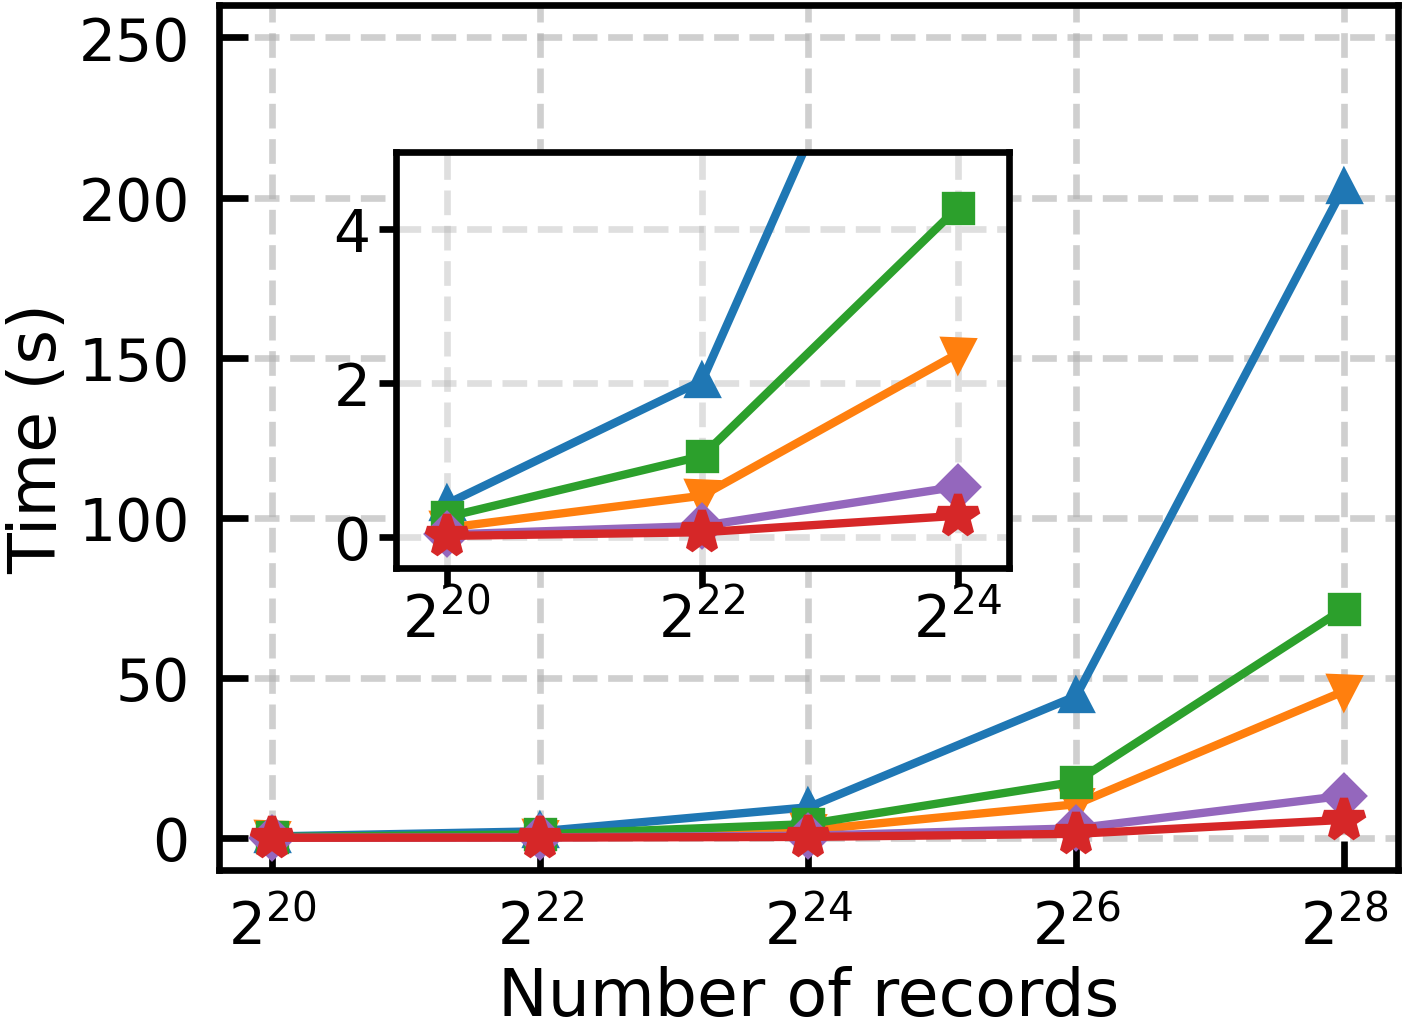

Write Python code to recreate this figure.
#!/usr/bin/env python3

import csv
from pathlib import Path
import matplotlib as mpl
import matplotlib.pyplot as plt
from mpl_toolkits.axes_grid1.inset_locator import mark_inset

mpl.rcParams.update({
    "font.size": 7,
    "axes.titlesize": 8,
    "axes.labelsize": 8,
    "xtick.labelsize": 7,
    "ytick.labelsize": 7,
    "legend.fontsize": 8,
})


def load_xy(file_path: Path):
    xs, ys = [], []
    with file_path.open("r", encoding="utf-8") as f:
        reader = csv.reader(f)
        for row in reader:
            if not row:
                continue
            x = int(float(row[2]))
            y = float(row[-3]) / float(row[3]) / 1000.0
            xs.append(x)
            ys.append(y)
    return xs, ys


def to_pow2_label(x: int) -> str:
    exp = int(x).bit_length() - 1
    return rf"$2^{{{exp}}}$"


def main():
    base = Path(__file__).resolve().parent

    series = [
        ("01_S&T.lg", "S&T", "#1f77b4", "^", 3.0, 3.0),
        ("02_Single.lg", "Cuble-Single", "#ff7f0e", "v", 3.0, 3.0),
        ("03_PSQF.lg", "PSQF", "#2ca02c", "s", 3.0, 3.0),
        ("04_Batch.lg", "Cuble-Batch", "#9467bd", "D", 3.0, 3.0),
        ("05_OptBatch.lg", "Cuble-OptBatch", "#d62728", "*", 5.0, 5.0),
    ]

    # 约等于最终论文里半宽子图尺寸
    PANEL_W = 2.40   # inch ≈ 6.0 cm
    PANEL_H = 1.80   # inch ≈ 4.5 cm
    fig, ax = plt.subplots(figsize=(PANEL_W, PANEL_H), dpi=300)

    x_ref = None
    x_positions = None
    all_series_y = []

    for file_name, label, color, marker, marker_size, inset_marker_size in series:
        xs, ys = load_xy(base / file_name)
        all_series_y.append(ys)

        if x_ref is None:
            x_ref = xs
            x_positions = list(range(len(xs)))

        ax.plot(
            x_positions,
            ys,
            label=label,
            color=color,
            marker=marker,
            linewidth=1.0,
            markersize=marker_size,
        )

    ax.set_xticks(x_positions)
    ax.set_xticklabels([to_pow2_label(x) for x in x_ref])

    # ax.set_title("Average subsampling time per sample")
    ax.set_xlabel("Number of records", labelpad=1.0)
    ax.set_ylabel("Time (s)", labelpad=1.0)
    ax.set_ylim(top=260)
    ax.grid(True, linestyle="--", alpha=0.6)
    ax.tick_params(axis="both", direction="in")

    # # 小图里 legend 尽量紧凑
    # ax.legend(
    #     loc="upper left",
    #     frameon=True,
    #     borderpad=0.25,
    #     handlelength=1.8,
    #     labelspacing=0.25,
    # )

    # inset
    zoom_idx = [0, 1, 2]
    zoom_labels = [to_pow2_label(x_ref[i]) for i in zoom_idx]

    inset = ax.inset_axes([0.15, 0.35, 0.52, 0.48])
    for (_, _, color, marker, _, inset_marker_size), ys in zip(series, all_series_y):
        inset.plot(
            zoom_idx,
            [ys[i] for i in zoom_idx],
            color=color,
            marker=marker,
            linewidth=1.0,
            markersize=inset_marker_size,
        )

    inset.set_xlim(-0.2, 2.2)
    inset.set_xticks(zoom_idx)
    inset.set_xticklabels(zoom_labels)
    inset.set_ylim(-0.4, 5)
    inset.set_yticks([i * 2 for i in range(3)])
    inset.tick_params(axis="both", pad=1, length=2)
    inset.grid(True, linestyle="--", alpha=0.4)

    # mark_inset(ax, inset, loc1=3, loc2=4, fc="none", ec="0.55")
    zoom_box, conn1, conn2 = mark_inset(ax, inset, loc1=3, loc2=4, fc="none", ec="0.55")
    zoom_box.set_visible(False)
    conn1.set_visible(False)
    conn2.set_visible(False)
    fig.tight_layout(pad=0.4)

    fig.savefig(base / "plot_n.pdf", bbox_inches="tight", pad_inches=0.01)
    fig.savefig(base / "plot_n.png", dpi=600, bbox_inches="tight", pad_inches=0.01)
    # fig.subplots_adjust(left=0.19, right=0.98, bottom=0.18, top=0.99)

    # fig.savefig(base / "plot_n.pdf")
    # fig.savefig(base / "plot_n.png", dpi=600)



if __name__ == "__main__":
    main()
